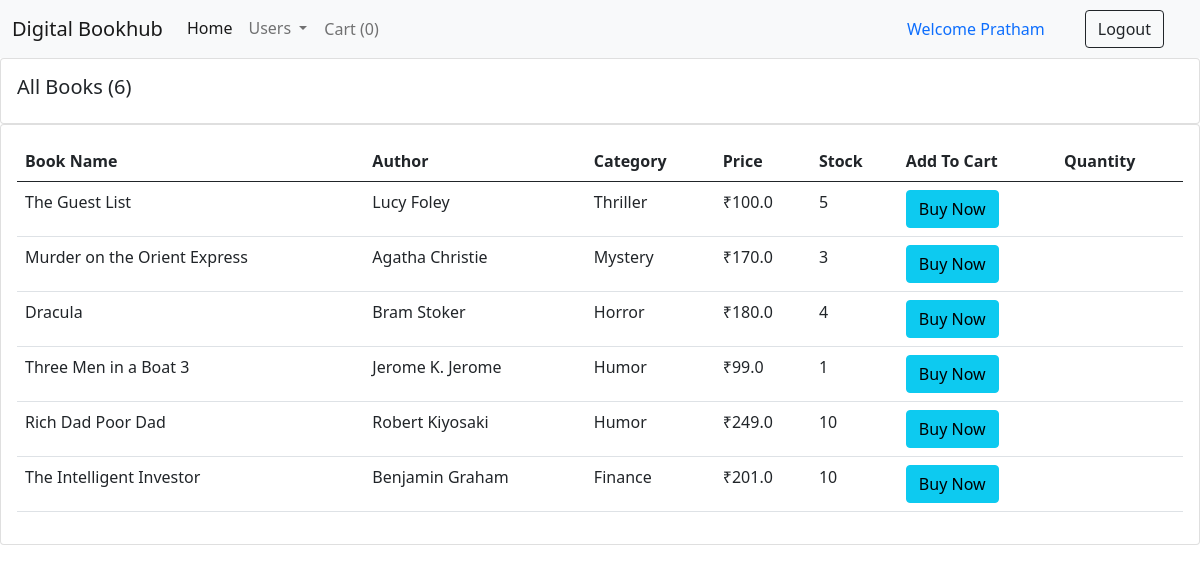
Screenshot of /for_users/ (signed in) with the database file from the repository.
### books/models.py (models this page shows, shortened)
class Book(models.Model):
    CATEGORY = (
    ('Mystery', 'Mystery'),
    ('Thriller', 'Thriller'),
    ('Sci-Fi', 'Sci-Fi'),
    ('Humor', 'Humor'),
    ('Horror', 'Horror'),
    ('Finance', 'Finance'),
    ('Personal', 'Personal'),
    ('Historic', 'Hostoric'),
    )
    book_name = models.CharField(max_length=100)
    author = models.CharField(max_length=100, default="")
    category = models.CharField(max_length=100, choices=CATEGORY)
    price = models.FloatField()
    stock = models.IntegerField(default=2)

### books/views.py (the view)
# urls.py: path("for_users/", views.Users, name="Users"),
@login_required(login_url = '/user_login')
def Users(request):
    books = Book.objects.all()
    total_books = books.count()
    return render (request, "for_user.html", {'books':books, 'total_books':total_books})

### books/templates/for_user.html (shortened to what this page needs)
{% extends 'user_navbar.html' %}
{% block cart-item %}
<li class="nav-item">
  <a class="nav-link btn btn-light" href="/checkout/" aria-current="page" >Cart
    (<span id="cart">0</span>)</a>
</li>
{% endblock %}
{% block body %}
<div class="row">
  <div class="col-md">
    <div class="card card-body">
      <h5>All Books ({{total_books}})</h5>
    </div>
    <div class="card card-body">
      <table class="table">
        <thead>
          <tr>
            <th>Book Name</th>
            <th>Author</th>
            <th>Category</th>
            <th>Price</th>
            <th>Stock</th>
            <th>Add To Cart</th>
            <th>Quantity</th>
          </tr>
        </thead>
        {% for book in books %}
        <tr>
          <td id="namepr{{book.id}}">{{book.book_name}}</td>
          <td id="authorpr{{book.id}}">{{book.author}}</td>
          <td id="categorypr{{book.id}}">{{book.category}}</td>
          <td> ₹<span id="pricepr{{book.id}}">{{book.price}}</span></td>
          <td id="stock{{book.id}}">{{book.stock}}</td>
          <td><button id="pr{{book.id}}" class="btn btn-info cart">Buy Now</button></td>
          <td class="quantity" id="divpr{{book.id}}"></td>
        </tr>
        {% endfor %}
      </table>
    </div>
  </div>
</div>
{% endblock %}

### books/templates/user_navbar.html (shortened to what this page needs)
<!doctype html>
<html lang="en">
  <head>
    <link href="https://cdn.jsdelivr.net/npm/bootstrap@5.0.2/dist/css/bootstrap.min.css" rel="stylesheet">
  </head>
  <body>
    <nav class="navbar navbar-expand-lg navbar-light bg-light">
        <div class="container-fluid">
          <a class="navbar-brand" href="/">Digital Bookhub</a>
          <div class="collapse navbar-collapse" id="navbarSupportedContent">
            <ul class="navbar-nav me-auto mb-2 mb-lg-0">
              <li class="nav-item">
                <a class="nav-link active" aria-current="page" href="/">Home</a>
              </li>
              <li class="nav-item dropdown">
                <a class="nav-link dropdown-toggle" href="#" id="navbarDropdown" role="button" data-bs-toggle="dropdown" aria-expanded="false">
                  Users
                </a>
              </li>
          {% block cart-item %} {% endblock %}
            </ul>
            {% if user.is_authenticated %}
              <a class="nav-link" href="#">Welcome {{request.user}}</a>
              <a href="/logout/" class="btn btn-outline-dark mx-4" type="submit">Logout</a>
            {% endif %}
          </div>
        </div>
      </nav>
      {% block body %}{% endblock %}
  </body>
</html>

### rows the page displays
Book: book_name "The Guest List", author "Lucy Foley", category "Thriller", price "100.0", stock "5"
Book: book_name "Murder on the Orient Express", author "Agatha Christie", category "Mystery", price "170.0", stock "3"
Book: book_name "Dracula", author "Bram Stoker", category "Horror", price "180.0", stock "4"
Book: book_name "Three Men in a Boat 3", author "Jerome K. Jerome", category "Humor", price "99.0", stock "1"
Book: book_name "Rich Dad Poor Dad", author "Robert Kiyosaki", category "Humor", price "249.0", stock "10"
Book: book_name "The Intelligent Investor", author "Benjamin Graham", category "Finance", price "201.0", stock "10"

### other values shown
{{ request.user }} "Pratham"
{{ total_books }} "6"
